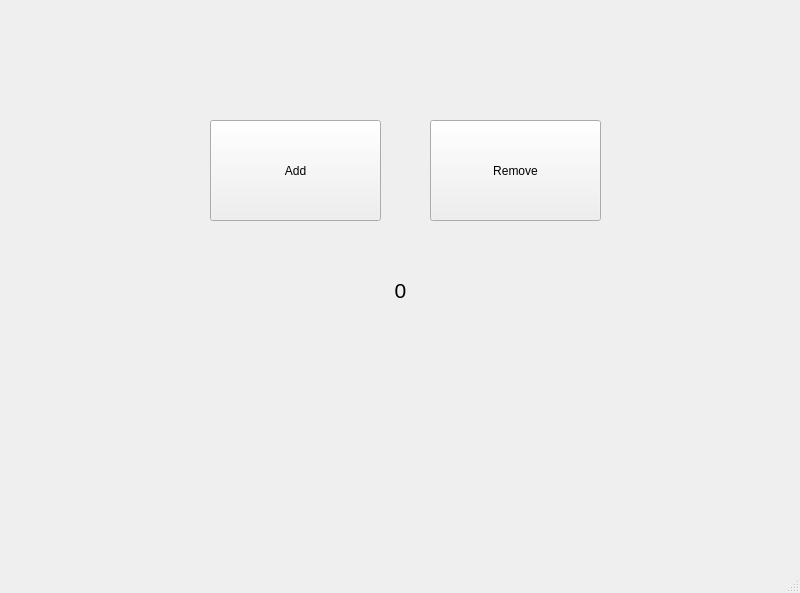
<?xml version="1.0" encoding="UTF-8"?>
<ui version="4.0">
 <class>MainWindow</class>
 <widget class="QMainWindow" name="MainWindow">
  <property name="geometry">
   <rect>
    <x>0</x>
    <y>0</y>
    <width>800</width>
    <height>593</height>
   </rect>
  </property>
  <property name="windowTitle">
   <string>MainWindow</string>
  </property>
  <property name="windowIcon">
   <iconset resource="add_icon/icons.qrc">
    <normaloff>:/ice_cream/ice_cream.ico</normaloff>:/ice_cream/ice_cream.ico</iconset>
  </property>
  <widget class="QWidget" name="centralwidget">
   <widget class="QLabel" name="label_ice_cream_count">
    <property name="geometry">
     <rect>
      <x>350</x>
      <y>270</y>
      <width>101</width>
      <height>41</height>
     </rect>
    </property>
    <property name="font">
     <font>
      <pointsize>16</pointsize>
     </font>
    </property>
    <property name="text">
     <string>0</string>
    </property>
    <property name="alignment">
     <set>Qt::AlignCenter</set>
    </property>
   </widget>
   <widget class="QPushButton" name="pushButton_add">
    <property name="geometry">
     <rect>
      <x>210</x>
      <y>120</y>
      <width>171</width>
      <height>101</height>
     </rect>
    </property>
    <property name="text">
     <string>Add</string>
    </property>
    <property name="icon">
     <iconset resource="add_icon/icons.qrc">
      <normaloff>:/add/add.ico</normaloff>:/add/add.ico</iconset>
    </property>
   </widget>
   <widget class="QPushButton" name="pushButton_remove">
    <property name="geometry">
     <rect>
      <x>430</x>
      <y>120</y>
      <width>171</width>
      <height>101</height>
     </rect>
    </property>
    <property name="text">
     <string>Remove</string>
    </property>
    <property name="icon">
     <iconset resource="add_icon/icons.qrc">
      <normaloff>:/remove/minus.ico</normaloff>:/remove/minus.ico</iconset>
    </property>
   </widget>
  </widget>
  <widget class="QMenuBar" name="menubar">
   <property name="geometry">
    <rect>
     <x>0</x>
     <y>0</y>
     <width>800</width>
     <height>26</height>
    </rect>
   </property>
  </widget>
  <widget class="QStatusBar" name="statusbar"/>
 </widget>
 <resources>
  <include location="add_icon/icons.qrc"/>
 </resources>
 <connections/>
</ui>
